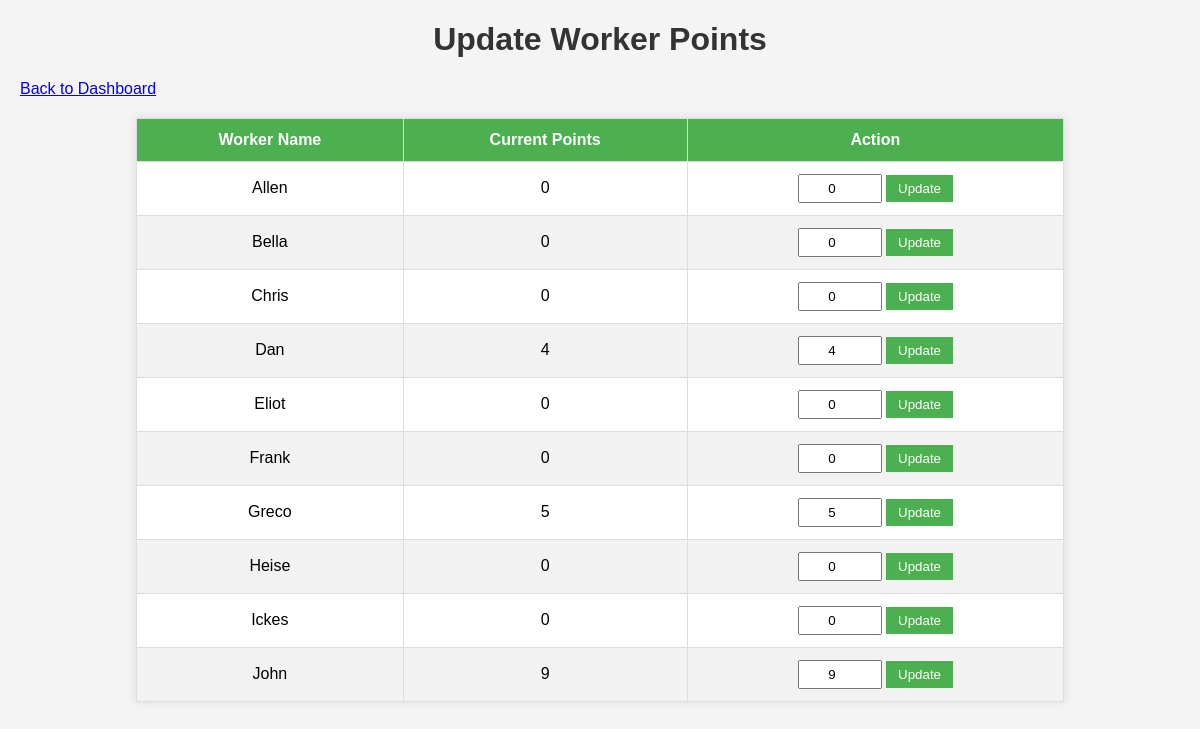
The app's page /admin/update_worker_points (signed in) with its own data.
### models.py (models this page shows, shortened)
class Worker(db.Model, UserMixin):
    id = db.Column(db.Integer, primary_key=True, autoincrement=False)
    name = db.Column(db.String(100), nullable=False)
    role = db.Column(db.String(20), default='worker')
    type = db.Column(db.String(10), nullable=False)
    initial_order = db.Column(db.Integer, nullable=False)
    points = db.Column(db.Integer, default=0)
    traded_points = db.Column(db.Integer, default=0)
    password_hash = db.Column(db.String(128), nullable=False)
    schedules = db.relationship('Schedule', backref='worker', lazy=True)
    sequences = db.relationship('WorkerSequence', back_populates='worker', lazy=True)

### routes.py (the view)
    @login_required
    def wrapper(*args, **kwargs):
        if current_user.role != 'admin':
            flash('Access denied: Admins only.')
            return redirect(url_for('main.index'))
        return func(*args, **kwargs)

### app.py (called while the page is built)
@login_manager.user_loader
def load_user(user_id):
    from models import Admin, Worker
    admin = db.session.get(Admin, int(user_id))  # Updated to Session.get
    if admin:
        return admin
    worker = db.session.get(Worker, int(user_id))  # Updated to Session.get
    if worker:
        return worker
    return None

### routes.py (called while the page is built, shortened)
def admin_required(func):
    @login_required
    def wrapper(*args, **kwargs):
        if current_user.role != 'admin':
            flash('Access denied: Admins only.')
            return redirect(url_for('main.index'))
        return func(*args, **kwargs)
    wrapper.__name__ = func.__name__
    return wrapper

@main.route('/admin/update_worker_points', methods=['GET', 'POST'])
@admin_required  # Restricts access to admins only
def update_worker_points():
    workers = Worker.query.all()
    return render_template('admin/update_worker_points.html', workers=workers)

### templates/admin/update_worker_points.html (shortened to what this page needs)
<!DOCTYPE html>
<html lang="en">
<head>
</head>
<body>
    <h1>Update Worker Points</h1>
    <a href="{{ url_for('main.admin_dashboard') }}">Back to Dashboard</a>
    <table>
        <thead>
            <tr>
                <th>Worker Name</th>
                <th>Current Points</th>
                <th>Action</th>
            </tr>
        </thead>
        <tbody>
            {% for worker in workers %}
            <tr>
                <td>{{ worker.name }}</td>
                <td>{{ worker.points }}</td>
                <td>
                    <form method="POST" action="{{ url_for('main.update_worker_points') }}">
                        <input type="number" name="points" value="{{ worker.points }}" min="0">
                        <input type="submit" value="Update">
                    </form>
                </td>
            </tr>
            {% endfor %}
        </tbody>
    </table>
</body>
</html>

### templates/admin/update_worker_points.html (style rules this page uses)
body { font-family: Arial, sans-serif; margin: 20px; background-color: #f4f4f4; }
h1 { color: #333; text-align: center; }
table { width: 80%; margin: 20px auto; border-collapse: collapse; background-color: #fff; box-shadow: 0 0 10px rgba(0, 0, 0, 0.1); }
th, td { padding: 12px; border: 1px solid #ddd; text-align: center; }
th { background-color: #4CAF50; color: white; }
tr:nth-child(even) { background-color: #f2f2f2; }
form { display: inline-block; }
input[type="number"] { width: 70px; padding: 5px; text-align: center; }
input[type="submit"] { background-color: #4CAF50; color: white; border: none; padding: 6px 12px; cursor: pointer; }

### records on screen
Worker: name "Allen", points "0"
Worker: name "Bella", points "0"
Worker: name "Chris", points "0"
Worker: name "Dan", points "4"
Worker: name "Eliot", points "0"
Worker: name "Frank", points "0"
Worker: name "Greco", points "5"
Worker: name "Heise", points "0"
Worker: name "Ickes", points "0"
Worker: name "John", points "9"
